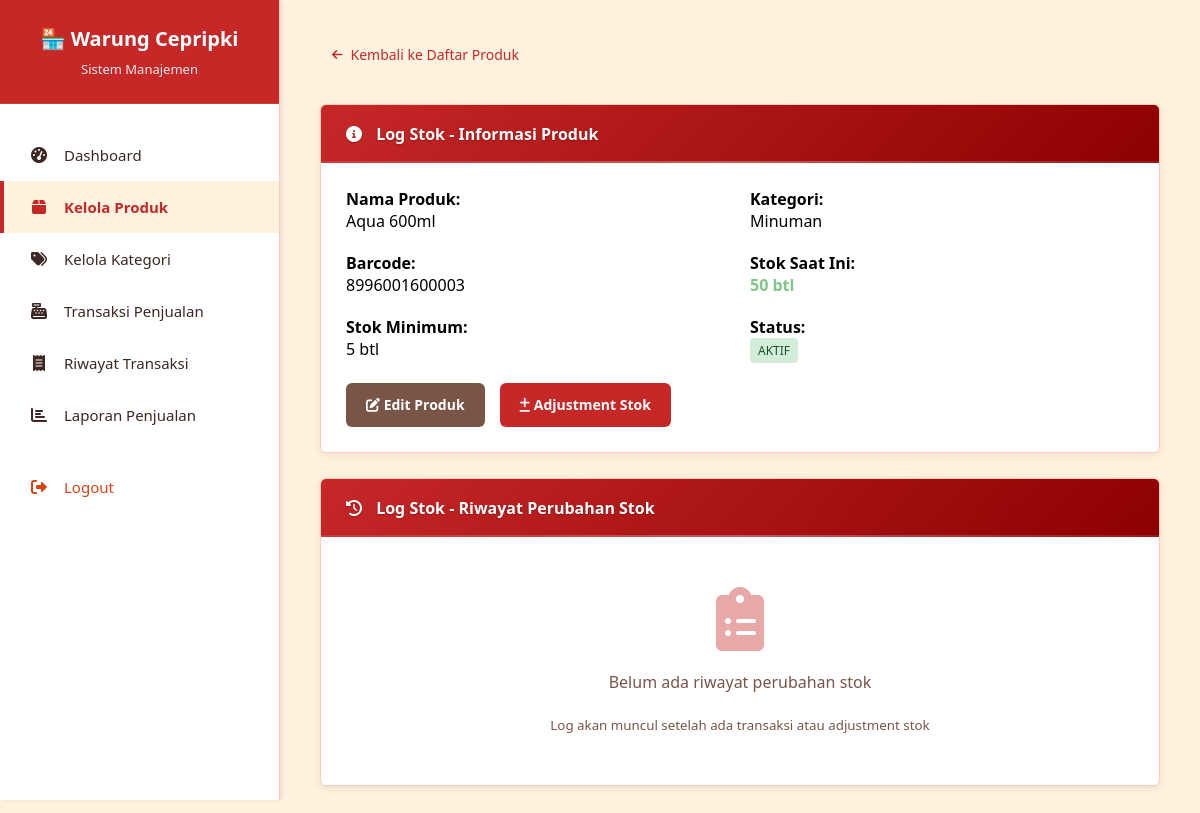
Page /log-stok.php?id=2 (signed in) on the committed database.
### tables this page shows
CREATE TABLE produk (
    id_produk INT AUTO_INCREMENT PRIMARY KEY,
    nama_produk VARCHAR(255) NOT NULL,
    id_kategori INT,
    harga_beli DECIMAL(10,2) NOT NULL,
    harga_jual DECIMAL(10,2) NOT NULL,
    stok INT DEFAULT 0,
    stok_minimum INT DEFAULT 5,
    satuan VARCHAR(50) DEFAULT 'pcs',
    barcode VARCHAR(100),
    deskripsi TEXT,
    status ENUM('aktif', 'nonaktif') DEFAULT 'aktif',
    created_at TIMESTAMP DEFAULT CURRENT_TIMESTAMP,
    updated_at TIMESTAMP DEFAULT CURRENT_TIMESTAMP ON UPDATE CURRENT_TIMESTAMP,
    FOREIGN KEY (id_kategori) REFERENCES kategori(id_kategori) ON DELETE SET NULL,
    INDEX idx_nama_produk (nama_produk),
    INDEX idx_barcode (barcode),
    INDEX idx_status (status)
);

### log-stok.php (the view, shortened to what this page needs)
<?php
require_once 'includes/layout.php';
$id_produk = isset($_GET['id']) ? (int)$_GET['id'] : 0;
try {
    $conn = getConnection();
    $stmt = $conn->prepare("
        SELECT p.*, COALESCE(k.nama_kategori, 'Tanpa Kategori') as nama_kategori
        FROM produk p
        LEFT JOIN kategori k ON p.id_kategori = k.id_kategori
        WHERE p.id_produk = ?
    ");
    $stmt->execute([$id_produk]);
    $product = $stmt->fetch();
    $stmt = $conn->prepare("
        SELECT * FROM log_stok
        WHERE id_produk = ?
        ORDER BY created_at DESC
    ");
    $stmt->execute([$id_produk]);
    $logs = $stmt->fetchAll();
} catch (Exception $e) {
    $error_message = 'Terjadi kesalahan dalam memuat data: ' . $e->getMessage();
}
?>
<nav style="margin-bottom: 20px;">
    <a href="produk.php" style="color: var(--primary-color); text-decoration: none;">
        <i class="fas fa-arrow-left"></i> Kembali ke Daftar Produk
    </a>
</nav>
<div class="card mb-25">
    <div class="card-header">
        <i class="fas fa-info-circle"></i> Log Stok - Informasi Produk
    </div>
    <div class="card-body">
        <div style="display: grid; grid-template-columns: repeat(auto-fit, minmax(250px, 1fr)); gap: 20px;">
            <div>
                <strong>Nama Produk:</strong><br>
                <?php echo htmlspecialchars($product['nama_produk']); ?>
            </div>
            <div>
                <strong>Kategori:</strong><br>
                <?php echo htmlspecialchars($product['nama_kategori']); ?>
            </div>
            <div>
                <strong>Barcode:</strong><br>
                <?php echo htmlspecialchars($product['barcode']) ?: '-'; ?>
            </div>
            <div>
                <strong>Stok Saat Ini:</strong><br>
                <span style="color: <?php echo ($product['stok'] <= $product['stok_minimum']) ? 'var(--danger-color)' : 'var(--success-color)'; ?>; font-weight: bold;">
                    <?php echo number_format($product['stok']); ?> <?php echo $product['satuan']; ?>
                </span>
            </div>
            <div>
                <strong>Stok Minimum:</strong><br>
                <?php echo number_format($product['stok_minimum']); ?> <?php echo $product['satuan']; ?>
            </div>
            <div>
                <strong>Status:</strong><br>
                <span class="status-badge <?php echo ($product['status'] === 'aktif') ? 'status-success' : 'status-cancelled'; ?>">
                    <?php echo ucfirst($product['status']); ?>
                </span>
            </div>
        </div>
        <div style="margin-top: 20px; display: flex; gap: 15px;">
            <a href="edit-produk.php?id=<?php echo $product['id_produk']; ?>" class="btn btn-secondary">
                <i class="fas fa-edit"></i> Edit Produk
            </a>
            <a href="adjustment-stok.php?id=<?php echo $product['id_produk']; ?>" class="btn">
                <i class="fas fa-plus-minus"></i> Adjustment Stok
            </a>
        </div>
    </div>
</div>
<div class="card">
    <div class="card-header">
        <i class="fas fa-history"></i> Log Stok - Riwayat Perubahan Stok
    </div>
    <div class="card-body" style="padding: 0;">
        <?php if (!empty($logs)): ?>
        <table class="table">
            <thead>
                <tr>
                    <th>Tanggal/Waktu</th>
                    <th>Jenis Transaksi</th>
                    <th>Jumlah</th>
                    <th>Stok Sebelum</th>
                    <th>Stok Sesudah</th>
                    <th>Referensi</th>
                    <th>Keterangan</th>
                    <th>User</th>
                </tr>
            </thead>
            <tbody>
                <?php foreach ($logs as $log): ?>
                <tr>
                    <td>
                        <?php echo date('d/m/Y H:i:s', strtotime($log['created_at'])); ?>
                        <br><small class="text-muted"><?php echo date('D', strtotime($log['created_at'])); ?></small>
                    </td>
                    <td>
                        <?php
                        $jenis_class = '';
                        $jenis_icon = '';
                        switch($log['jenis_transaksi']) {
                            case 'masuk':
                                $jenis_class = 'status-success';
                                $jenis_icon = 'fas fa-arrow-up';
                                break;
                            case 'keluar':
                                $jenis_class = 'status-cancelled';
                                $jenis_icon = 'fas fa-arrow-down';
                                break;
                            case 'adjustment':
                                $jenis_class = 'status-pending';
                                $jenis_icon = 'fas fa-edit';
                                break;
                        }
                        ?>
                        <span class="status-badge <?php echo $jenis_class; ?>">
                            <i class="<?php echo $jenis_icon; ?>"></i> <?php echo ucfirst($log['jenis_transaksi']); ?>
                        </span>
                    </td>
                    <td>
                        <strong style="color: <?php echo ($log['jenis_transaksi'] == 'masuk') ? 'var(--success-color)' : 'var(--danger-color)'; ?>">
                            <?php echo ($log['jenis_transaksi'] == 'masuk' ? '+' : '-'); ?><?php echo number_format($log['jumlah']); ?>
                        </strong>
                    </td>
                    <td><?php echo number_format($log['stok_sebelum']); ?></td>
                    <td>
                        <strong><?php echo number_format($log['stok_sesudah']); ?></strong>
                    </td>
                    <td>
                        <?php if ($log['referensi']): ?>
                            <code><?php echo htmlspecialchars($log['referensi']); ?></code>
                        <?php else: ?>
                            -
                        <?php endif; ?>
                    </td>
                    <td><?php echo htmlspecialchars($log['keterangan']); ?></td>
                    <td><?php echo htmlspecialchars($log['user_input']) ?: 'System'; ?></td>
                </tr>
                <?php endforeach; ?>
            </tbody>
        </table>
        <?php else: ?>
        <div class="empty-state">
            <i class="fas fa-clipboard-list"></i>
            <p>Belum ada riwayat perubahan stok</p>
            <small>Log akan muncul setelah ada transaksi atau adjustment stok</small>
        </div>
        <?php endif; ?>
    </div>
</div>

### assets/css/style.css (style rules this page uses)
* { margin: 0; padding: 0; box-sizing: border-box; }
.btn, button.btn, a.btn { box-sizing: border-box; }
:root { --primary-color: #c62828; --primary-light: #ef5350; --primary-dark: #8e0000; --secondary-color: #fff3e0; --text-color: #3e2723; --text-light: #795548; --border-color: #ffccbc; --success-color: #81c784; --danger-color: #d84315; --warning-color: #ffb300; }
body { font-family: "Segoe UI", Tahoma, Geneva, Verdana, sans-serif; background: var(--secondary-color); min-height: 100vh; }
body.dashboard-page { margin: 0; overflow-x: hidden; }
.mb-25 { margin-bottom: 25px; }
.empty-state { padding: 50px 30px; text-align: center; color: var(--text-light); }
.empty-state i { font-size: 64px; margin-bottom: 20px; opacity: 0.4; color: var(--primary-color); }
.empty-state p { font-size: 16px; margin-bottom: 20px; color: var(--text-light); }
.card { animation: slideUp 0.3s ease-out; }
input, select, textarea, .form-control, .menu-item, .card { transition: color 0.2s ease, background-color 0.2s ease, border-color 0.2s ease; }
.btn, button.btn, a.btn { display: inline-block; padding: 12px 20px; background: var(--primary-color); color: white; border: none; border-radius: 6px; text-decoration: none; font-size: 14px; font-weight: 600; cursor: pointer; transition: all 0.3s ease; text-align: center; line-height: 1.4; vertical-align: middle; user-select: none; box-sizing: border-box; }
.btn.btn-secondary, .btn-secondary { background: var(--text-light); color: white; }
.btn i { margin-right: 8px; }
.btn i:only-child { margin-right: 0; }
.status-badge { display: inline-block; padding: 4px 8px; border-radius: 4px; font-size: 12px; font-weight: 500; text-transform: uppercase; }
.status-success { background: #d4edda; color: #155724; }
.card { background: white; border-radius: 6px; box-shadow: 0 2px 8px rgba(0, 0, 0, 0.1); border: 1px solid var(--border-color); overflow: hidden; margin-bottom: 25px; }
.card-header { background: linear-gradient( 135deg, var(--primary-color) 0%, var(--primary-dark) 100% ); color: white; padding: 18px 25px; font-weight: 600; font-size: 16px; border-bottom: none; position: relative; text-shadow: 0 1px 2px rgba(0, 0, 0, 0.2); }
.card-header::after { content: ""; position: absolute; bottom: 0; left: 0; right: 0; height: 2px; background: linear-gradient( 90deg, rgba(255, 255, 255, 0.1) 0%, rgba(255, 255, 255, 0.3) 50%, rgba(255, 255, 255, 0.1) 100% ); }
.card-header i { margin-right: 10px; }
.card-body { padding: 25px; }
nav { margin-bottom: 20px; padding: 12px 0; }
nav a { color: var(--primary-color); text-decoration: none; font-weight: 500; font-size: 14px; display: inline-flex; align-items: center; gap: 8px; padding: 8px 12px; border-radius: 4px; transition: all 0.2s ease; }
nav a i { font-size: 12px; }
.btn, button.btn, a.btn { font-family: inherit; -webkit-appearance: none; -moz-appearance: none; appearance: none; }

### rows in the picture
produk: nama_produk "Aqua 600ml", barcode "8996001600003", stok "50", satuan "btl", stok_minimum "5", status "AKTIF"

### other values in the picture
$item['label'] "Dashboard"
$item['label'] "Kelola Produk"
$item['label'] "Kelola Kategori"
$item['label'] "Transaksi Penjualan"
$item['label'] "Riwayat Transaksi"
$item['label'] "Laporan Penjualan"
$product['nama_kategori'] "Minuman"
